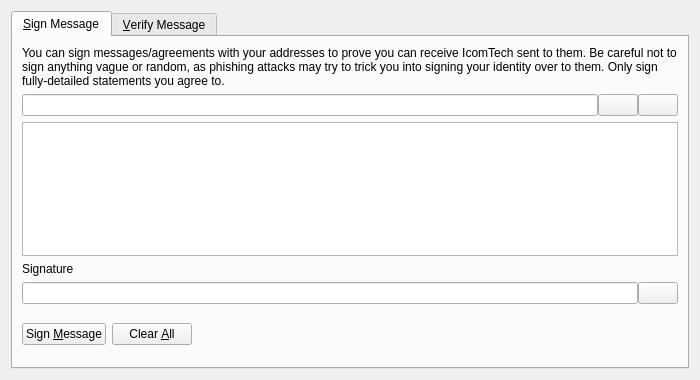
<?xml version="1.0" encoding="UTF-8"?>
<ui version="4.0">
 <class>SignVerifyMessageDialog</class>
 <widget class="QDialog" name="SignVerifyMessageDialog">
  <property name="geometry">
   <rect>
    <x>0</x>
    <y>0</y>
    <width>700</width>
    <height>380</height>
   </rect>
  </property>
  <property name="windowTitle">
   <string>Signatures - Sign / Verify a Message</string>
  </property>
  <property name="modal">
   <bool>true</bool>
  </property>
  <layout class="QVBoxLayout" name="verticalLayout">
   <item>
    <widget class="QTabWidget" name="tabWidget">
     <property name="currentIndex">
      <number>0</number>
     </property>
     <widget class="QWidget" name="tabSignMessage">
      <attribute name="title">
       <string>&amp;Sign Message</string>
      </attribute>
      <layout class="QVBoxLayout" name="verticalLayout_SM">
       <item>
        <widget class="QLabel" name="infoLabel_SM">
         <property name="text">
          <string>You can sign messages/agreements with your addresses to prove you can receive IcomTech sent to them. Be careful not to sign anything vague or random, as phishing attacks may try to trick you into signing your identity over to them. Only sign fully-detailed statements you agree to.</string>
         </property>
         <property name="textFormat">
          <enum>Qt::PlainText</enum>
         </property>
         <property name="wordWrap">
          <bool>true</bool>
         </property>
        </widget>
       </item>
       <item>
        <layout class="QHBoxLayout" name="horizontalLayout_1_SM">
         <property name="spacing">
          <number>0</number>
         </property>
         <item>
          <widget class="QValidatedLineEdit" name="addressIn_SM">
           <property name="toolTip">
            <string>The IcomTech address to sign the message with</string>
           </property>
          </widget>
         </item>
         <item>
          <widget class="QPushButton" name="addressBookButton_SM">
           <property name="toolTip">
            <string>Choose previously used address</string>
           </property>
           <property name="text">
            <string/>
           </property>
           <property name="shortcut">
            <string>Alt+A</string>
           </property>
           <property name="autoDefault">
            <bool>false</bool>
           </property>
          </widget>
         </item>
         <item>
          <widget class="QPushButton" name="pasteButton_SM">
           <property name="toolTip">
            <string>Paste address from clipboard</string>
           </property>
           <property name="text">
            <string/>
           </property>
           <property name="shortcut">
            <string>Alt+P</string>
           </property>
           <property name="autoDefault">
            <bool>false</bool>
           </property>
          </widget>
         </item>
        </layout>
       </item>
       <item>
        <widget class="QPlainTextEdit" name="messageIn_SM">
         <property name="toolTip">
          <string>Enter the message you want to sign here</string>
         </property>
        </widget>
       </item>
       <item>
        <widget class="QLabel" name="signatureLabel_SM">
         <property name="text">
          <string>Signature</string>
         </property>
         <property name="textFormat">
          <enum>Qt::PlainText</enum>
         </property>
        </widget>
       </item>
       <item>
        <layout class="QHBoxLayout" name="horizontalLayout_2_SM">
         <property name="spacing">
          <number>0</number>
         </property>
         <item>
          <widget class="QLineEdit" name="signatureOut_SM">
           <property name="font">
            <font>
             <italic>true</italic>
            </font>
           </property>
           <property name="readOnly">
            <bool>true</bool>
           </property>
          </widget>
         </item>
         <item>
          <widget class="QPushButton" name="copySignatureButton_SM">
           <property name="toolTip">
            <string>Copy the current signature to the system clipboard</string>
           </property>
           <property name="text">
            <string/>
           </property>
           <property name="autoDefault">
            <bool>false</bool>
           </property>
          </widget>
         </item>
        </layout>
       </item>
       <item>
        <layout class="QHBoxLayout" name="horizontalLayout_3_SM">
         <item>
          <widget class="QPushButton" name="signMessageButton_SM">
           <property name="toolTip">
            <string>Sign the message to prove you own this IcomTech address</string>
           </property>
           <property name="text">
            <string>Sign &amp;Message</string>
           </property>
           <property name="autoDefault">
            <bool>false</bool>
           </property>
          </widget>
         </item>
         <item>
          <widget class="QPushButton" name="clearButton_SM">
           <property name="toolTip">
            <string>Reset all sign message fields</string>
           </property>
           <property name="text">
            <string>Clear &amp;All</string>
           </property>
           <property name="autoDefault">
            <bool>false</bool>
           </property>
          </widget>
         </item>
         <item>
          <spacer name="horizontalSpacer_1_SM">
           <property name="orientation">
            <enum>Qt::Horizontal</enum>
           </property>
           <property name="sizeHint" stdset="0">
            <size>
             <width>40</width>
             <height>48</height>
            </size>
           </property>
          </spacer>
         </item>
         <item>
          <widget class="QLabel" name="statusLabel_SM">
           <property name="font">
            <font>
             <weight>75</weight>
             <bold>true</bold>
            </font>
           </property>
           <property name="text">
            <string/>
           </property>
           <property name="wordWrap">
            <bool>true</bool>
           </property>
          </widget>
         </item>
         <item>
          <spacer name="horizontalSpacer_2_SM">
           <property name="orientation">
            <enum>Qt::Horizontal</enum>
           </property>
           <property name="sizeHint" stdset="0">
            <size>
             <width>40</width>
             <height>48</height>
            </size>
           </property>
          </spacer>
         </item>
        </layout>
       </item>
      </layout>
     </widget>
     <widget class="QWidget" name="tabVerifyMessage">
      <attribute name="title">
       <string>&amp;Verify Message</string>
      </attribute>
      <layout class="QVBoxLayout" name="verticalLayout_VM">
       <item>
        <widget class="QLabel" name="infoLabel_VM">
         <property name="text">
          <string>Enter the receiver's address, message (ensure you copy line breaks, spaces, tabs, etc. exactly) and signature below to verify the message. Be careful not to read more into the signature than what is in the signed message itself, to avoid being tricked by a man-in-the-middle attack. Note that this only proves the signing party receives with the address, it cannot prove sendership of any transaction!</string>
         </property>
         <property name="textFormat">
          <enum>Qt::PlainText</enum>
         </property>
         <property name="alignment">
          <set>Qt::AlignLeading|Qt::AlignLeft|Qt::AlignTop</set>
         </property>
         <property name="wordWrap">
          <bool>true</bool>
         </property>
        </widget>
       </item>
       <item>
        <layout class="QHBoxLayout" name="horizontalLayout_1_VM">
         <property name="spacing">
          <number>0</number>
         </property>
         <item>
          <widget class="QValidatedLineEdit" name="addressIn_VM">
           <property name="toolTip">
            <string>The IcomTech address the message was signed with</string>
           </property>
          </widget>
         </item>
         <item>
          <widget class="QPushButton" name="addressBookButton_VM">
           <property name="toolTip">
            <string>Choose previously used address</string>
           </property>
           <property name="text">
            <string/>
           </property>
           <property name="shortcut">
            <string>Alt+A</string>
           </property>
           <property name="autoDefault">
            <bool>false</bool>
           </property>
          </widget>
         </item>
        </layout>
       </item>
       <item>
        <widget class="QPlainTextEdit" name="messageIn_VM"/>
       </item>
       <item>
        <widget class="QValidatedLineEdit" name="signatureIn_VM"/>
       </item>
       <item>
        <layout class="QHBoxLayout" name="horizontalLayout_2_VM">
         <item>
          <widget class="QPushButton" name="verifyMessageButton_VM">
           <property name="toolTip">
            <string>Verify the message to ensure it was signed with the specified IcomTech address</string>
           </property>
           <property name="text">
            <string>Verify &amp;Message</string>
           </property>
           <property name="autoDefault">
            <bool>false</bool>
           </property>
          </widget>
         </item>
         <item>
          <widget class="QPushButton" name="clearButton_VM">
           <property name="toolTip">
            <string>Reset all verify message fields</string>
           </property>
           <property name="text">
            <string>Clear &amp;All</string>
           </property>
           <property name="autoDefault">
            <bool>false</bool>
           </property>
          </widget>
         </item>
         <item>
          <spacer name="horizontalSpacer_1_VM">
           <property name="orientation">
            <enum>Qt::Horizontal</enum>
           </property>
           <property name="sizeHint" stdset="0">
            <size>
             <width>40</width>
             <height>48</height>
            </size>
           </property>
          </spacer>
         </item>
         <item>
          <widget class="QLabel" name="statusLabel_VM">
           <property name="font">
            <font>
             <weight>75</weight>
             <bold>true</bold>
            </font>
           </property>
           <property name="text">
            <string/>
           </property>
           <property name="wordWrap">
            <bool>true</bool>
           </property>
          </widget>
         </item>
         <item>
          <spacer name="horizontalSpacer_2_VM">
           <property name="orientation">
            <enum>Qt::Horizontal</enum>
           </property>
           <property name="sizeHint" stdset="0">
            <size>
             <width>40</width>
             <height>48</height>
            </size>
           </property>
          </spacer>
         </item>
        </layout>
       </item>
      </layout>
     </widget>
    </widget>
   </item>
  </layout>
 </widget>
 <customwidgets>
  <customwidget>
   <class>QValidatedLineEdit</class>
   <extends>QLineEdit</extends>
   <header>qvalidatedlineedit.h</header>
  </customwidget>
 </customwidgets>
 <resources>
  <include location="../icomtech.qrc"/>
 </resources>
 <connections/>
</ui>
